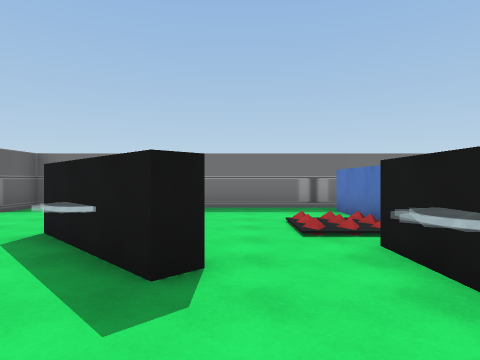
view 1 (above)

14 first-person views from a walk through a 3-D level made in the Unity game engine. The camera is 1.5 m above the floor, looks level and sees 75° across. The floor is counted in squares, 2 m on a side. Each view is taken from the middle of a square. On the plan, view 1 faces up. The plan holds only what a view shows up to about 10 squares ahead; the rest is blank. The place goes on beyond the plan. The player character is not drawn.

view 2
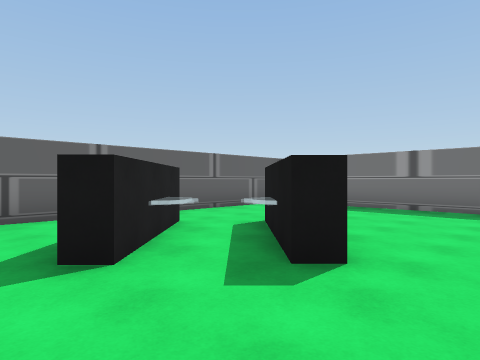

view 3
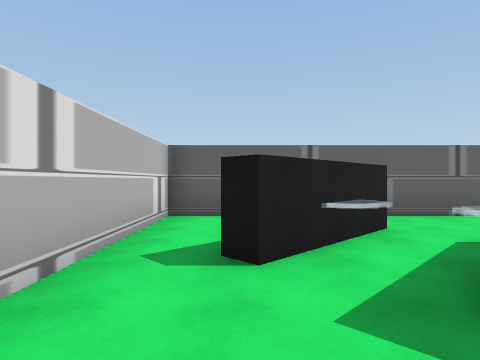

view 4
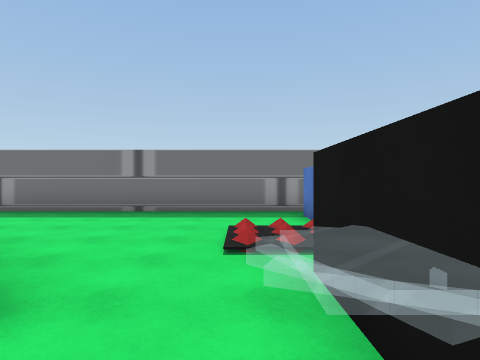

view 5
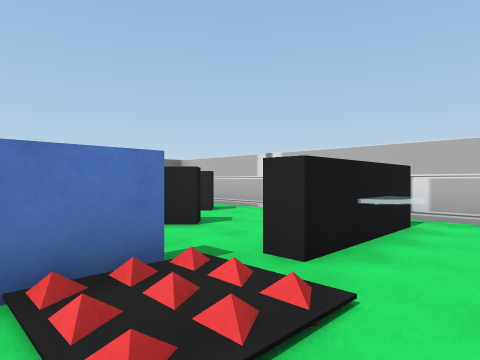

view 6
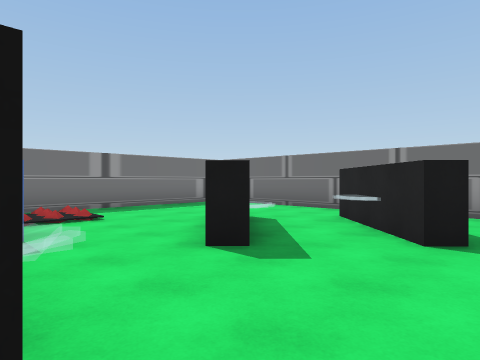

view 7
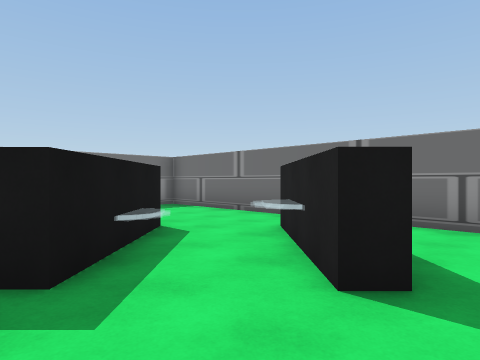

view 8
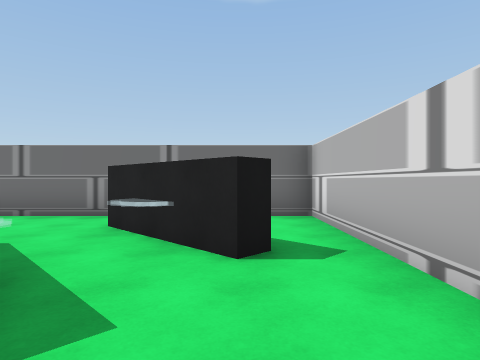

view 9
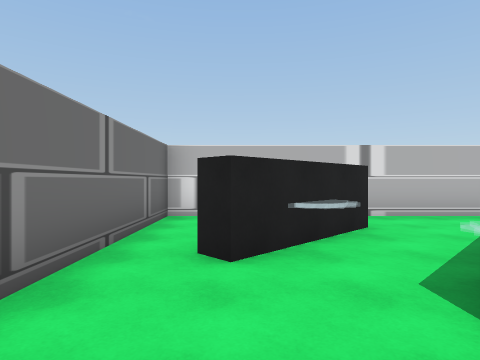

view 10
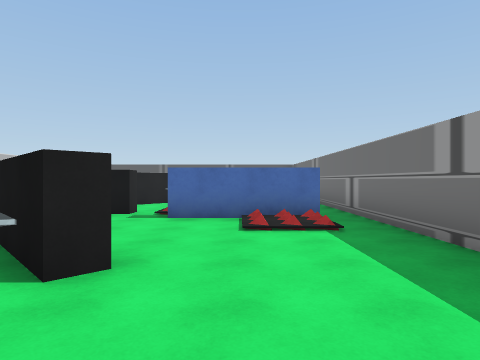

view 11
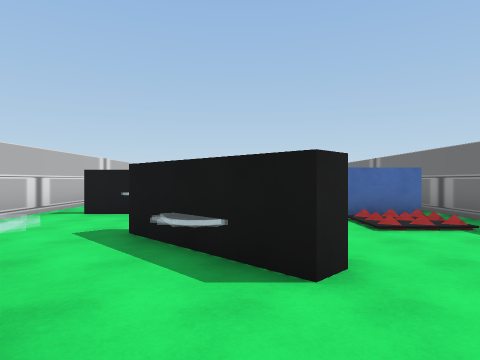

view 12
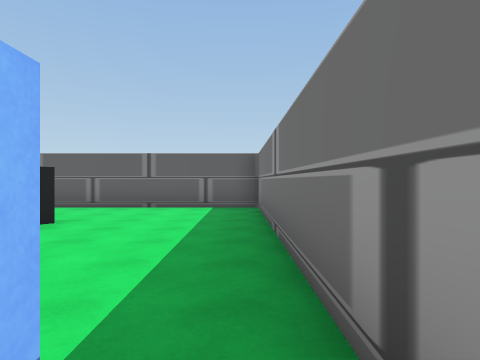

view 13
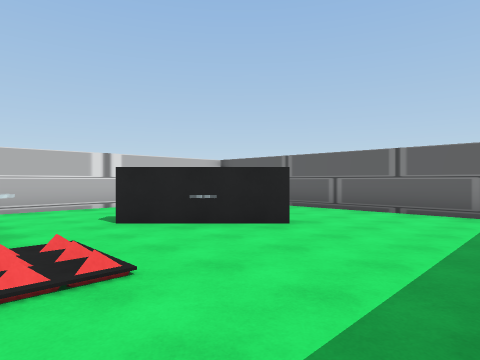

view 14
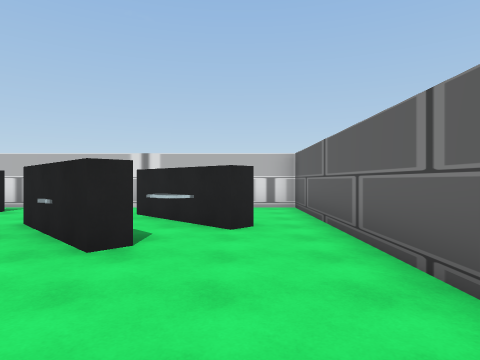

### Floor plan
Key: @ floor where view 1 was taken; # wall or solid block; . floor; / step, stairs or slope.
Columns run from 6 left of view 1 to 10 right of it. Each row starts with its distance up from view 1.
  9 #################
  8 #...............#
  7 #........#/.....#
  6 #........#/.....#
  5 #....../ #......#
  4 #...#..//...#...#
  3 #.#. #..#..# .#.#
  2 #.##...  .... #.#
  1 #..##...#...##..#
  0 #.....@.........#
 -1 #################

Positions as (right, up) in squares from view 1, and headings:
1: (0, 0), facing up
2: (1, 0), facing up-left
3: (1, 1), facing left
4: (1, 1), facing up
5: (0, 6), facing down-right
6: (2, 0), facing up-right
7: (4, 0), facing up-right
8: (3, 1), facing right
9: (8, 6), facing down
10: (9, 6), facing left
11: (9, 4), facing left
12: (3, 8), facing left
13: (2, 8), facing down-left
14: (-4, 8), facing down
